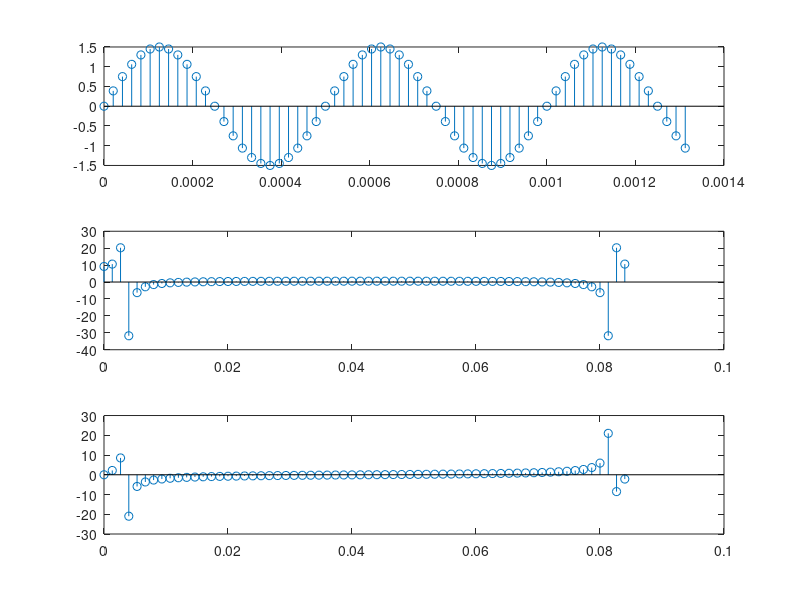

Write MATLAB code to recreate this figure.
clc;
clear;
clear all;
N     =  64;
n     =  (0:1:N-1);
fs    =  48000;
f1    =  2000;
t     =  (0:1:N-1)*1/fs;
x     =   1.5*sin(2*pi*(f1/fs)*n);
xINT  =   floor(2^8*x);
subplot(3,1,1);
stem(t,x);
y     =   fft(x);
yAbs  =   abs(y);
f     =   (0:1:N-1)*N/fs;
subplot(3,1,2);
stem(f,y);
subplot(3,1,3);
stem(f,imag(y));

xINT
y;